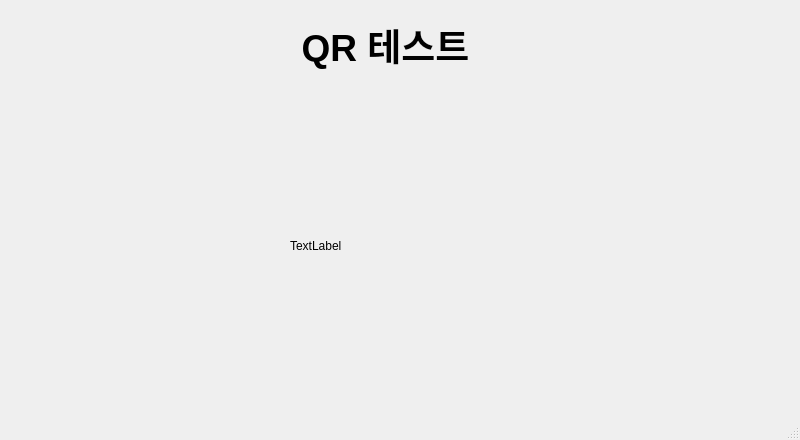
<?xml version="1.0" encoding="UTF-8"?>
<ui version="4.0">
 <class>MainWindow</class>
 <widget class="QMainWindow" name="MainWindow">
  <property name="geometry">
   <rect>
    <x>0</x>
    <y>0</y>
    <width>800</width>
    <height>440</height>
   </rect>
  </property>
  <property name="minimumSize">
   <size>
    <width>0</width>
    <height>0</height>
   </size>
  </property>
  <property name="maximumSize">
   <size>
    <width>800</width>
    <height>440</height>
   </size>
  </property>
  <property name="windowTitle">
   <string>MainWindow</string>
  </property>
  <widget class="QWidget" name="centralwidget">
   <widget class="QLabel" name="Frame">
    <property name="geometry">
     <rect>
      <x>30</x>
      <y>0</y>
      <width>711</width>
      <height>91</height>
     </rect>
    </property>
    <property name="text">
     <string>&lt;html&gt;&lt;head/&gt;&lt;body&gt;&lt;p align=&quot;center&quot;&gt;&lt;span style=&quot; font-size:28pt; font-weight:600;&quot;&gt;QR 테스트&lt;/span&gt;&lt;/p&gt;&lt;/body&gt;&lt;/html&gt;</string>
    </property>
   </widget>
   <widget class="QLabel" name="label_2">
    <property name="geometry">
     <rect>
      <x>290</x>
      <y>150</y>
      <width>231</width>
      <height>191</height>
     </rect>
    </property>
    <property name="minimumSize">
     <size>
      <width>0</width>
      <height>0</height>
     </size>
    </property>
    <property name="text">
     <string>TextLabel</string>
    </property>
   </widget>
  </widget>
  <widget class="QMenuBar" name="menubar">
   <property name="geometry">
    <rect>
     <x>0</x>
     <y>0</y>
     <width>800</width>
     <height>21</height>
    </rect>
   </property>
  </widget>
  <widget class="QStatusBar" name="statusbar"/>
 </widget>
 <resources/>
 <connections/>
</ui>
